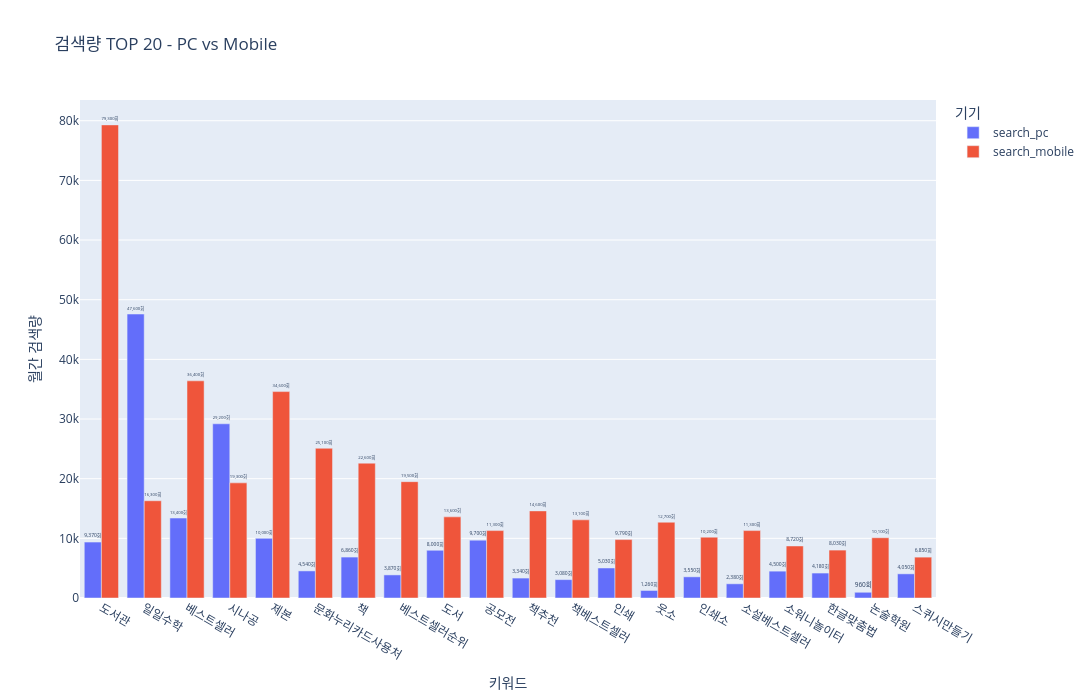

This figure's notebook cell:
### Code cell
import plotly.express as px

fig = px.bar(
    top20_device,
    x="keyword",
    y="search_volume",
    title="검색량 TOP 20 - PC vs Mobile",
    color="device",
    barmode="group",
    labels={
        "search_volume": "월간 검색량",
        "keyword": "키워드",
        "device": "기기"
    },
    text_auto=True
    # text="search_volume"
)

fig.update_layout(
    width=1200,
    height=700
)

fig.update_traces(
    texttemplate="%{y:,.0f}회",
    textposition="outside",
    cliponaxis=False
)

fig.show()

### Figure 1 — Plotly figure (JSON) as saved in the notebook; plotly's stock layout.template omitted (floating-point values rounded to 4 significant figures)
{"data": [{"alignmentgroup": "True", "cliponaxis": false, "hovertemplate": "기기=search_pc<br>키워드=%{x}<br>월간 검색량=%{y}<extra></extra>", "legendgroup": "search_pc", "marker": {"color": "#636efa", "pattern": {"shape": ""}}, "name": "search_pc", "offsetgroup": "search_pc", "orientation": "v", "showlegend": true, "textposition": "outside", "texttemplate": "%{y:,.0f}회", "type": "bar", "x": ["도서관", "일일수학", "베스트셀러", "시나공", "제본", "문화누리카드사용처", "책", "베스트셀러순위", "도서", "공모전", "책추천", "책베스트셀러", "인쇄", "웃소", "인쇄소", "소설베스트셀러", "소워니놀이터", "한글맞춤법", "논술학원", "스퀴시만들기"], "xaxis": "x", "y": [9370, 47600, 13400, 29200, 10000, 4540, 6860, 3870, 8000, 9700, 3340, 3080, 5030, 1260, 3550, 2380, 4500, 4180, 960, 4050], "yaxis": "y"}, {"alignmentgroup": "True", "cliponaxis": false, "hovertemplate": "기기=search_mobile<br>키워드=%{x}<br>월간 검색량=%{y}<extra></extra>", "legendgroup": "search_mobile", "marker": {"color": "#EF553B", "pattern": {"shape": ""}}, "name": "search_mobile", "offsetgroup": "search_mobile", "orientation": "v", "showlegend": true, "textposition": "outside", "texttemplate": "%{y:,.0f}회", "type": "bar", "x": ["도서관", "일일수학", "베스트셀러", "시나공", "제본", "문화누리카드사용처", "책", "베스트셀러순위", "도서", "공모전", "책추천", "책베스트셀러", "인쇄", "웃소", "인쇄소", "소설베스트셀러", "소워니놀이터", "한글맞춤법", "논술학원", "스퀴시만들기"], "xaxis": "x", "y": [79300, 16300, 36400, 19300, 34600, 25100, 22600, 19500, 13600, 11300, 14600, 13100, 9790, 12700, 10200, 11300, 8720, 8030, 10100, 6850], "yaxis": "y"}], "layout": {"barmode": "group", "height": 700, "legend": {"title": {"text": "기기"}, "tracegroupgap": 0}, "title": {"text": "검색량 TOP 20 - PC vs Mobile"}, "width": 1200, "xaxis": {"anchor": "y", "domain": [0, 1], "title": {"text": "키워드"}}, "yaxis": {"anchor": "x", "domain": [0, 1], "title": {"text": "월간 검색량"}}}}
